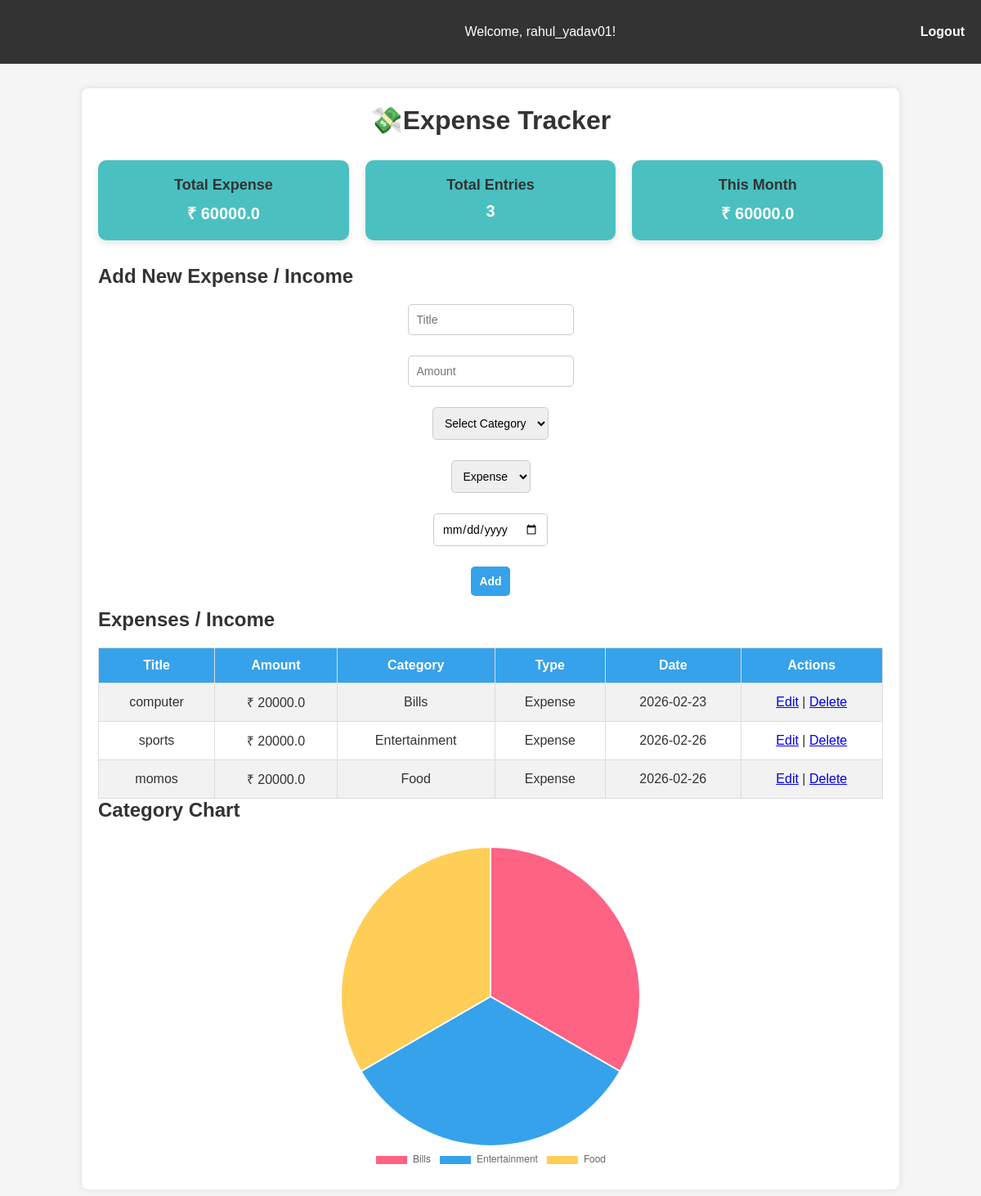
The page / (signed in) on the database its author committed.
### tables this page shows
CREATE TABLE expenses (
            id INTEGER PRIMARY KEY AUTOINCREMENT,
            title TEXT NOT NULL,
            amount REAL NOT NULL,
            category TEXT NOT NULL,
            type TEXT NOT NULL,
            date TEXT NOT NULL,
            user_id INTEGER NOT NULL,
            FOREIGN KEY(user_id) REFERENCES users(id)
        );

### app.py (the view)
@app.route("/")
@login_required
def index():
    user_id = session["user_id"]
    conn = sqlite3.connect(db_path)
    cursor = conn.cursor()
    cursor.execute("SELECT * FROM expenses WHERE user_id=? ORDER BY id DESC", (user_id,))
    expenses = cursor.fetchall()
    cursor.execute("SELECT SUM(amount) FROM expenses WHERE user_id=?", (user_id,))
    total = cursor.fetchone()[0] or 0
    cursor.execute("SELECT COUNT(*) FROM expenses WHERE user_id=?", (user_id,))
    entries = cursor.fetchone()[0] or 0
    cursor.execute("SELECT SUM(amount) FROM expenses WHERE user_id=? AND strftime('%Y-%m', date)=strftime('%Y-%m','now')", (user_id,))
    monthly_total = cursor.fetchone()[0] or 0
    cursor.execute("SELECT SUM(amount) FROM expenses WHERE user_id=? AND type='Income'", (user_id,))
    income_total = cursor.fetchone()[0] or 0
    cursor.execute("SELECT SUM(amount) FROM expenses WHERE user_id=? AND type='Expense'", (user_id,))
    expense_total = cursor.fetchone()[0] or 0
    cursor.execute("SELECT category, SUM(amount) FROM expenses WHERE user_id=? GROUP BY category", (user_id,))
    category_data = cursor.fetchall()
    categories = [row[0] for row in category_data] if category_data else []
    amounts = [row[1] for row in category_data] if category_data else []
    conn.close()
    return render_template("index.html", expenses=expenses, total=total, entries=entries,
                           monthly_total=monthly_total, categories=categories, amounts=amounts)

### app.py (called while the page is built)
def login_required(f):
    from functools import wraps
    @wraps(f)
    def decorated(*args, **kwargs):
        if "user_id" not in session:
            return redirect(url_for("login"))
        return f(*args, **kwargs)
    return decorated

### templates/index.html (shortened to what this page needs)
{% extends "base.html" %}
{% block content %}
<h1>💸Expense Tracker </h1>
<div class="dashboard-cards">
    <div class="card">
        <h3>Total Expense</h3>
        <p>₹ {{ total }}</p>
    </div>
    <div class="card">
        <h3>Total Entries</h3>
        <p>{{ entries }}</p>
    </div>
    <div class="card">
        <h3>This Month</h3>
        <p>₹ {{ monthly_total }}</p>
    </div>
</div>
<h2>Add New Expense / Income</h2>
<form action="{{ url_for('add') }}" method="POST" class="expense-form">
    <input type="text" name="title" placeholder="Title" required>
    <input type="number" step="0.01" name="amount" placeholder="Amount" required>
    <select name="category" required>
    <option value="">Select Category</option>
</select>
<select name="type" required>
    <option value="Expense">Expense</option>
</select>
    <input type="date" name="date" required>
    <button type="submit">Add</button>
</form>
<h2>Expenses / Income</h2>
<table>
    <tr>
        <th>Title</th>
        <th>Amount</th>
        <th>Category</th>
        <th>Type</th>
        <th>Date</th>
        <th>Actions</th>
    </tr>
    {% for e in expenses %}
    <tr>
        <td>{{ e[1] }}</td>
        <td>₹ {{ e[2] }}</td>
        <td>{{ e[3] }}</td>
        <td>{{ e[4] }}</td>
        <td>{{ e[5] }}</td>
        <td>
            <a href="{{ url_for('edit', id=e[0]) }}">Edit</a> |
            <a href="{{ url_for('delete', id=e[0]) }}">Delete</a>
        </td>
    </tr>
    {% endfor %}
</table>
<h2>Category Chart</h2>
<div class="chart-container">
    <canvas id="expenseChart" width="400" height="400"></canvas>
</div>
<script>
document.addEventListener("DOMContentLoaded", function () {
    const ctx = document.getElementById("expenseChart").getContext("2d");
    const categories = JSON.parse('{{ categories | tojson | safe }}');
    const amounts = JSON.parse('{{ amounts | tojson | safe }}');
    if (categories.length > 0) {
        new Chart(ctx, {
            type: "pie",
            data: {
                labels: categories,
                datasets: [{
                    data: amounts,
                    backgroundColor: [
                        "#FF6384", "#36A2EB", "#FFCE56",
                        "#4BC0C0", "#9966FF", "#FF9F40"
                    ]
                }]
            },
            options: {
                responsive: true,
                plugins: {
                    legend: { position: 'bottom' }
                }
            }
        });
    }
});
</script>
{% endblock %}

### static/style.css (style rules this page uses)
* { box-sizing: border-box; margin: 0; padding: 0; font-family: Arial, sans-serif; }
body { background-color: #f5f5f5; color: #333; min-height: 100vh; }
h1, h2, h3 { margin-bottom: 20px; color: #333; }
h1 { text-align: center; margin-bottom: 30px; }
.dashboard-cards { display: flex; gap: 20px; flex-wrap: wrap; margin-bottom: 30px; }
.card { background-color: #4BC0C0; color: #fff; flex: 1; padding: 20px; border-radius: 10px; text-align: center; min-width: 150px; box-shadow: 0 4px 8px rgba(0,0,0,0.1); }
.card h3 { margin-bottom: 10px; font-size: 18px; }
.card p { font-size: 20px; font-weight: bold; }
form { margin-bottom: 30px; display: flex; flex-wrap: wrap; gap: 10px; align-items: center; }
form input, form select, form button { padding: 10px; border-radius: 5px; border: 1px solid #ccc; font-size: 14px; }
form input[type="text"], form input[type="number"], form input[type="date"], form select { flex: 1; }
form button { background-color: #36A2EB; color: #fff; border: none; cursor: pointer; transition: 0.3s; }
table { width: 100%; border-collapse: collapse; margin-top: 20px; }
table, th, td { border: 1px solid #ddd; }
th, td { padding: 12px; text-align: center; }
th { background-color: #36A2EB; color: #fff; }
tr:nth-child(even) { background-color: #f2f2f2; }
.chart-container { margin-top: 30px; max-width: 400px; margin-left: auto; margin-right: auto; }
form { max-width: 500px; margin: 0 auto; display: flex; flex-direction: column; }
form input, form select, form button { margin-bottom: 15px; }
form button { font-weight: bold; }

### rows shown on the page
expenses: title "computer", amount "20000.0", category "Bills", type "Expense", date "2026-02-23"
expenses: title "sports", amount "20000.0", category "Entertainment", type "Expense", date "2026-02-26"
expenses: title "momos", amount "20000.0", category "Food", type "Expense", date "2026-02-26"

### other values the page prints
{{ session['username'] }} "rahul_yadav01"
{{ total }} "60000.0"
{{ entries }} "3"
{{ monthly_total }} "60000.0"
chart data {{ categories | tojson | safe }} ["Bills", "Entertainment", "Food"]
chart data {{ amounts | tojson | safe }} [20000.0, 20000.0, 20000.0]
